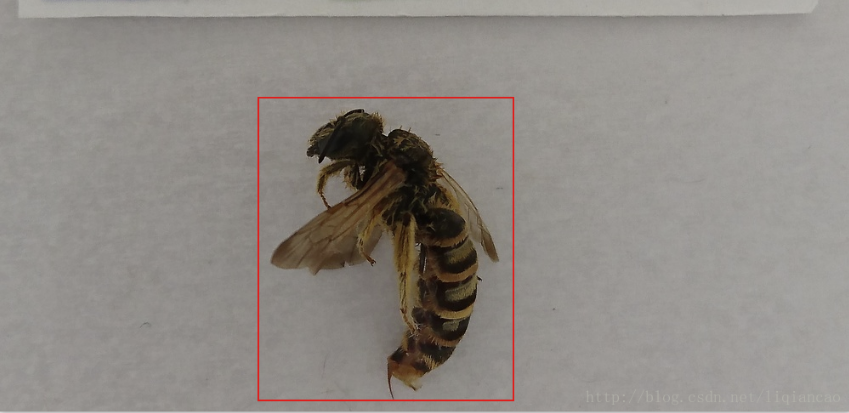
#> input picture mifeng.png, 849 x 413 px
$ python test_resize.py
#> lines starting #> are read from the running program, lines starting #| are printed output that depends on the picture
from PIL import Image
import os
image = Image.open("mifeng.png")
#> image is the input picture: PIL image 849x413 RGB; mean R, G, B 143.4, 138.6, 133.6
image_1 = image.resize((624,832),Image.BILINEAR)
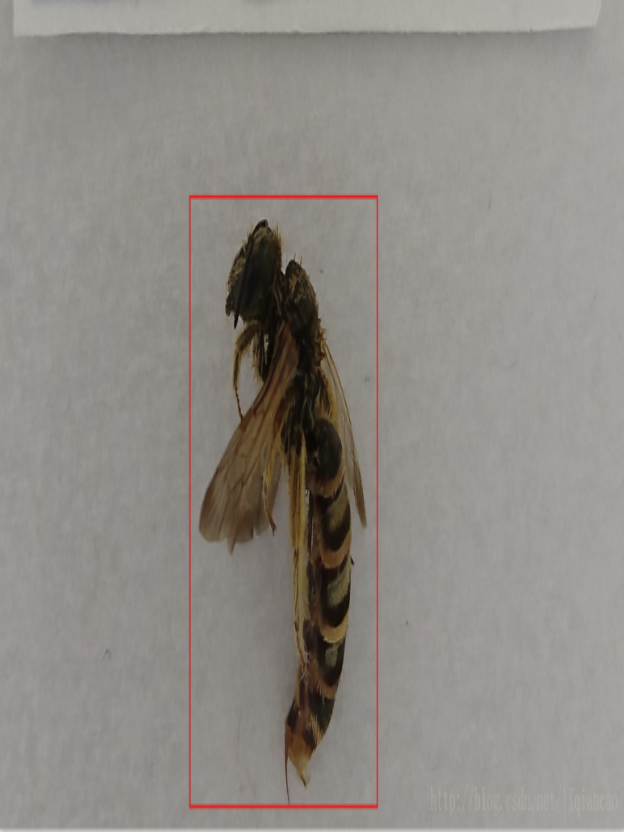
#> image_1: PIL image 624x832 RGB; mean R, G, B 143.4, 138.6, 133.6
image_1.save("mifeng1.png")
